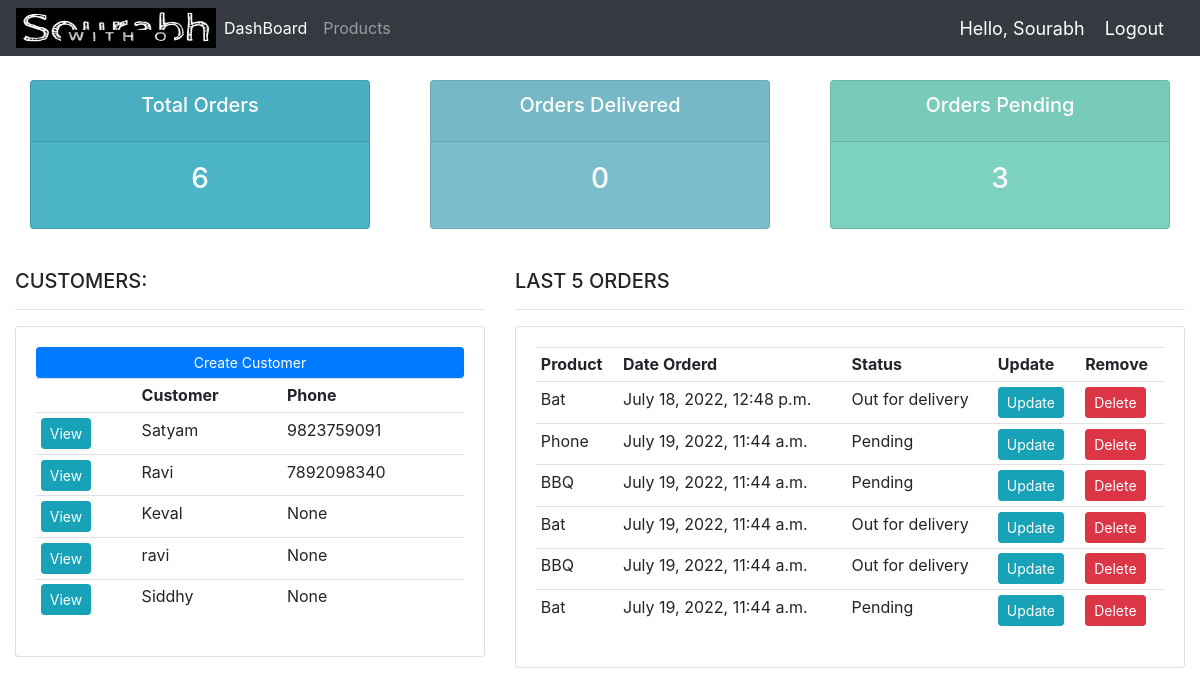
The app's page / (signed in) with its own data.
### accounts/models.py (models this page shows, shortened)
class Customer(models.Model):
    user = models.OneToOneField(User, null=True, blank=True, on_delete=models.CASCADE)
    name= models.CharField(max_length=200,null=True)
    phone=models.CharField(max_length=200,null=True)
    email=models.CharField(max_length=200,null=True)
    date_created=models.DateTimeField(auto_now_add=True,null=True)
    profile_pic = models.ImageField(default="profile1.png", null=True, blank=True)

class Order(models.Model):
    STATUS=(
        ('Pending','Pending'),
        ('Out for delivery','Out for delivery'),
        ('Delivered','Delivered'),
    )
    customer=models.ForeignKey(Customer,null=True,on_delete=models.SET_NULL)
    product=models.ForeignKey(Product,null=True,on_delete=models.SET_NULL)
    date_created=models.DateTimeField(auto_now_add=True,null=True)
    status=models.CharField(max_length=200,null=True,choices=STATUS)

class Product(models.Model):
    CATEGORY=(
        ('Electronic','Electronic'),
        ('Decor','Decor'),
        ('Sports','Sports'),
        ('Artistic','Artistic'),
    )
    name=models.CharField(max_length=200,null=True)
    price=models.FloatField(null=True)
    category=models.CharField(max_length=200,null=True,choices=CATEGORY)
    description=models.CharField(max_length=200,null=True,blank=True)
    date_added=models.DateTimeField(auto_now_add=True,null=True)
    tags=models.ManyToManyField(Tag)
    def __str__(self):
        return self.name

### accounts/decorators.py (the view)
	def wrapper_function(request, *args, **kwargs):
		group = None
		if request.user.groups.exists():
			group = request.user.groups.all()[0].name
		if group == 'customer':
			return redirect('user-page')
		if group == 'admin':
			return view_func(request, *args, **kwargs)

### accounts/views.py (called while the page is built)
@login_required(login_url='login')
@admin_only
def home(request):
	orders = Order.objects.all()
	customers = Customer.objects.all()
	total_customers = customers.count()
	total_orders = orders.count()
	delivered = orders.filter(status='Delivered').count()
	pending = orders.filter(status='Pending').count()
	context = {'orders':orders, 'customers':customers,
	'total_orders':total_orders,'delivered':delivered,
	'pending':pending }
	return render(request, 'accounts/dashboard.html', context)

### accounts/templates/accounts/dashboard.html
{%  extends 'accounts/main.html' %}
{% block content %}
{%  include 'accounts/status.html' %}
<br>
<div class="row">
	<div class="col-md-5">
		<h5>CUSTOMERS:</h5>
		<hr>
		<div class="card card-body">
			<a class="btn btn-primary  btn-sm btn-block" href="">Create Customer</a>
			<table class="table table-sm">
				<tr>
					<th></th>
					<th>Customer</th>
					<th>Phone</th>
				</tr>
				{% for customer in customers %}
					<tr>
						<td><a class="btn btn-primary  btn-sm btn-info" href="{% url 'customer' customer.id %}">View</a> </td>
						<td>{{customer.name}}</td>
						<td>{{customer.phone}}</td>
					</tr>
				{% endfor %}
			</table>
		</div>
	</div>
	<div class="col-md-7">
		<h5>LAST 5 ORDERS</h5>
		<hr>
		<div class="card card-body">
			<table class="table table-sm">
				<tr>
					<th>Product</th>
					<th>Date Orderd</th>
					<th>Status</th>
					<th>Update</th>
					<th>Remove</th>
				</tr>
				{% for order in orders %}
					<tr>
						<td>{{order.product}}</td>
						<td>{{order.date_created}}</td>
						<td>{{order.status}}</td>
						<td><a class="btn btn-primary  btn-sm btn-info" href="{% url 'update_order' order.id %}">Update</a></td>
						<td><a class="btn btn-primary  btn-sm btn-danger" href="{% url 'delete_order' order.id %}">Delete</a></td>
					</tr>
				{% endfor %}
			</table>
		</div>
	</div>
</div>
{% endblock %}

### accounts/templates/accounts/main.html (shortened to what this page needs)
{% load static %}
<!DOCTYPE html>
<html>
    <head>
        <link rel="stylesheet" href="https://cdn.jsdelivr.net/npm/bootstrap@4.3.1/dist/css/bootstrap.min.css">
        <link rel="stylesheet" type="text/css" href="{% static '/css/main.css'%}">
    </head>
    <body>
        {%include 'accounts/navbar.html'%}
        <div class="container-fluid">
        {% block content %}
        {% endblock %}
        </div>
        <br>
    </body>
</html>

### accounts/templates/accounts/navbar.html (shortened to what this page needs)
{%load static%}
<nav class="navbar navbar-expand-lg navbar-dark bg-dark">
    <img src="{% static '/images/logo.png'%}" width="200" height="40"/>
    <div class="collapse navbar-collapse" id="navbarNav">
      <ul class="navbar-nav">
        {% if request.user.is_staff %}
        <li class="nav-item active">
          <a class="nav-link" href="{% url 'home'%}">DashBoard<span class="sr-only">(current)</span></a>
        </li>
        <li class="nav-item">
          <a class="nav-link" href="{% url 'products'%}">Products</a>
        </li>
        {% else %}
        <li class="nav-item">
          <a class="nav-link" href="{% url 'account' %}">Settings</a>
        </li>
        {% endif %}
      </ul>
    </div>
    <span class="hello-msg">Hello, {{request.user}}</span>
  <span ><a  class="hello-msg" href="{% url 'logout' %}">Logout</a></span>
  </nav>

### accounts/templates/accounts/status.html
<br>
<div class="row">
	<div class="col">
		<div class="col-md">
			<div class="card text-center text-white  mb-3" id="total-orders">
			  	<div class="card-header">
			  		<h5 class="card-title">Total Orders</h5>
			  	</div>
			  	<div class="card-body">
			    	<h3 class="card-title">{{total_orders}}</h3>
			  	</div>
			</div>
		</div>
	</div>
	<div class="col">
		<div class="col-md">
			<div class="card text-center text-white  mb-3" id="orders-delivered">
			  	<div class="card-header">
			  		<h5 class="card-title">Orders Delivered</h5>
			  	</div>
			  	<div class="card-body">
			    	<h3 class="card-title">{{delivered}}</h3>
			  	</div>
			</div>
		</div>
	</div>
	<div class="col">
		<div class="col-md">
			<div class="card text-center text-white  mb-3" id="orders-pending">
			  	<div class="card-header">
			  		<h5 class="card-title">Orders Pending</h5>
			  	</div>
			  	<div class="card-body">
			    	<h3 class="card-title">{{pending}}</h3>
			  	</div>
			</div>
		</div>
	</div>
</div>

### static/css/main.css (style rules this page uses)
#total-orders { background-color: #4cb4c7; }
#orders-delivered { background-color: #7abecc; }
#orders-pending { background-color: #7CD1C0; }

### accounts/templates/accounts/navbar.html (style rules this page uses)
.hello-msg { font-size: 18px; color: #fff; margin-right: 20px; }

### records on screen
Customer: name "Satyam", phone "9823759091"
Customer: name "Ravi", phone "7892098340"
Customer: name "Keval", phone "None"
Customer: name "ravi", phone "None"
Customer: name "Siddhy", phone "None"
Order: product "Bat", date_created "July 18, 2022, 12:48 p.m.", status "Out for delivery"
Order: product "Phone", date_created "July 19, 2022, 11:44 a.m.", status "Pending"
Order: product "BBQ", date_created "July 19, 2022, 11:44 a.m.", status "Pending"
Order: product "Bat", date_created "July 19, 2022, 11:44 a.m.", status "Out for delivery"
Order: product "BBQ", date_created "July 19, 2022, 11:44 a.m.", status "Out for delivery"
Order: product "Bat", date_created "July 19, 2022, 11:44 a.m.", status "Pending"

### other values on screen
{{ request.user }} "Sourabh"
{{ total_orders }} "6"
{{ delivered }} "0"
{{ pending }} "3"
